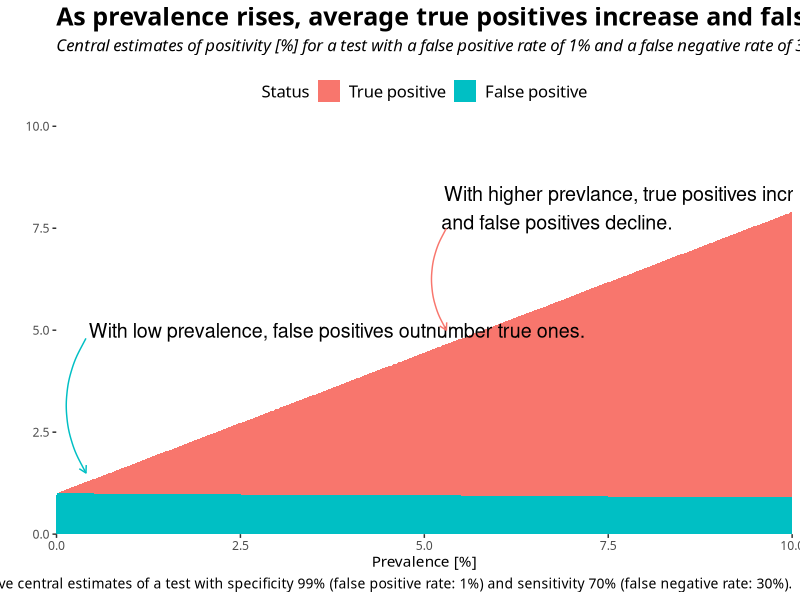

Generate this figure with R:
## Packages and Themes
library(tidyverse)

theme_clean <- theme_bw(base_family="Calibri") + 
  theme(legend.position = "top",
        legend.title = element_text(size = 12),
        legend.text = element_text(size = 12),
        plot.title = element_text(size = 18, face = "bold"),
        plot.subtitle = element_text(size = 12, face = "italic", margin = margin(b=12)),
        plot.caption = element_text(size = 10),
        panel.grid.major = element_blank(),
        panel.grid.minor = element_blank(),
        panel.border = element_blank())

theme_set(theme_clean)

## Create data
fpr <- 0.01
fnr <- 0.3
population <- 10000

positivity_df <- tibble(prevalence = 0:1000,
                        true_positive = round(prevalence*(1-fnr)),
                        false_positive = round((population-prevalence)*fpr)) %>%
  pivot_longer(cols = 2:3,
               names_to = "status",
               values_to = "positive")

positivity_df$status = factor(positivity_df$status,
                              levels = c("true_positive", "false_positive"))

## Make the graph
positivity_subtitle = paste0("Central estimates of positivity [%] for a test with a false positive rate of ",
                             fpr*100, "% and a false negative rate of ",
                             fnr*100, "%.")
positivity_caption = paste0("Illustrative central estimates of a test with specificity ",
                            (1-fpr)*100,
                            "% (false positive rate: ", fpr*100,
                            "%) and sensitivity ", (1-fnr)*100,
                            "% (false negative rate: ", fnr*100, "%).")

positivity_gg <- ggplot(data = positivity_df,
                        aes(x = prevalence/100,
                            y = positive/100,
                            fill = status)) + 
  geom_area() + 
  labs(title = "As prevalence rises, average true positives increase and false positives reduce.",
       subtitle = positivity_subtitle,
       caption = positivity_caption,
       x = "Prevalence [%]",
       y = "") +
  scale_x_continuous(expand = c(0,0)) +
  scale_y_continuous(expand = c(0,0),
                     limits = c(0,10)) +
  scale_fill_discrete(name = "Status",
                      labels = c("True positive", "False positive")) +
  annotate("text", x = 0.1, y = 5,
           label = "With low prevalence, false positives outnumber true ones.",
           hjust = -0.05, size = 5) +
  annotate("curve", x = 0.4, xend = 0.4,
           y = 4.8, yend = 1.5,
           curvature = 0.3, arrow = arrow(length = unit(2, "mm")),
           color = "#00BFC4") +
  annotate("text", x = 5, y = 8,
           label = "With higher prevlance, true positives increase\n and false positives decline.",
           hjust = -0.05, size = 5) +
  annotate("curve", x = 5.3, xend = 5.3,
           y = 7.5, yend = 5,
           curvature = 0.3, arrow = arrow(length = unit(2, "mm")),
           color = "#F8766D")